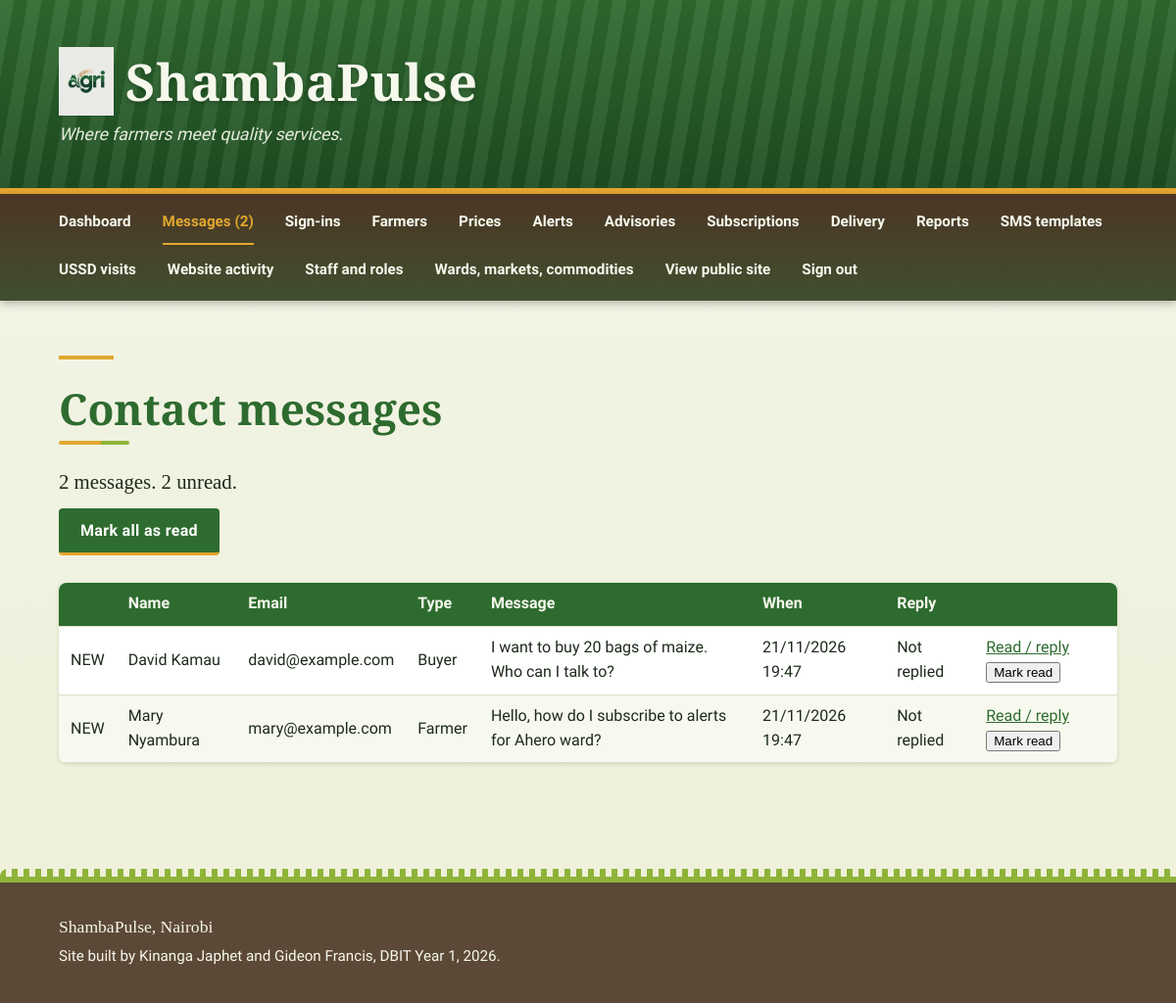
/admin/messages.php (signed in), run on the app's committed database.
### tables this page shows
CREATE TABLE message (
  message_id INT AUTO_INCREMENT PRIMARY KEY,
  full_name VARCHAR(80) NOT NULL,
  email VARCHAR(100) NOT NULL,
  type VARCHAR(30) NOT NULL DEFAULT 'Farmer',
  message TEXT NOT NULL,
  reply TEXT,
  replied_at TIMESTAMP NULL,
  is_read TINYINT(1) NOT NULL DEFAULT 0,
  created_at TIMESTAMP NOT NULL DEFAULT CURRENT_TIMESTAMP
);

### includes/bootstrap.php (called while the page is built, shortened)
<?php
function db(): PDO {
    static $pdo = null;
    if ($pdo === null) {
        $pdo = new PDO(
            'mysql:host=' . DB_HOST . ';dbname=' . DB_NAME . ';charset=utf8mb4',
            DB_USER, DB_PASS,
            [PDO::ATTR_ERRMODE => PDO::ERRMODE_EXCEPTION, PDO::ATTR_DEFAULT_FETCH_MODE => PDO::FETCH_ASSOC]
        );
        ensure_columns($pdo);
    }
    return $pdo;
}
function ensure_columns(PDO $pdo): void {
    foreach ([
        "ALTER TABLE message ADD COLUMN is_read TINYINT(1) NOT NULL DEFAULT 0",
        "ALTER TABLE farmer ADD COLUMN password_hash VARCHAR(255) NULL",
        "ALTER TABLE farmer ADD COLUMN last_login_at TIMESTAMP NULL",
        "ALTER TABLE farmer ADD COLUMN consent_at TIMESTAMP NULL",
        "ALTER TABLE price ADD COLUMN recorded_by INT NULL",
        "ALTER TABLE alert ADD COLUMN title VARCHAR(120) NOT NULL DEFAULT ''",
        "ALTER TABLE alert ADD COLUMN severity VARCHAR(10) NOT NULL DEFAULT 'info'",
        "ALTER TABLE alert ADD COLUMN ward VARCHAR(50) NOT NULL DEFAULT ''",
        "ALTER TABLE alert ADD COLUMN created_by INT NULL",
    ] as $sql) {
        try { $pdo->exec($sql); } catch (Throwable $e) {  }
    }
    ensure_doc_tables($pdo);
}
function ensure_doc_tables(PDO $pdo): void {
    foreach ($tables as $sql) {
        try { $pdo->exec($sql); } catch (Throwable $e) {  }
    }
    try {
        if ((int)($pdo->query("SELECT COUNT(*) FROM ward")->fetchColumn()) === 0) {
            $pdo->exec("INSERT INTO ward (name, lat, lon) VALUES ('Ahero', -0.1728, 34.9214), ('Awasi/Onjiko', -0.1833, 34.9833), ('East Kano/Wawidhi', -0.2167, 34.9667), ('Kabonyo/Kanyagwal', -0.2833, 34.9167), ('Kobura', -0.2333, 34.8333)");
        }
        if ((int)($pdo->query("SELECT COUNT(*) FROM market")->fetchColumn()) === 0) {
            $pdo->exec("INSERT INTO market (name, ward) VALUES ('Ahero', 'Ahero'), ('Awasi', 'Awasi/Onjiko'), ('Rabuor', 'Kobura'), ('Pap Onditi', 'East Kano/Wawidhi'), ('Nyando', 'Kabonyo/Kanyagwal'), ('Katito', 'East Kano/Wawidhi')");
        }
        if ((int)($pdo->query("SELECT COUNT(*) FROM commodity")->fetchColumn()) === 0) {
            $pdo->exec("INSERT INTO commodity (name, unit) VALUES ('Maize', '90kg bag'), ('Beans', '90kg bag'), ('Rice', '90kg bag'), ('Sorghum', '90kg bag'), ('Finger Millet', '90kg bag'), ('Groundnuts', 'kg'), ('Tomatoes', 'kg'), ('Onions', 'kg'), ('Sukuma Wiki', 'bunch'), ('Milk', 'litre'), ('Eggs', 'tray'), ('Live Chicken', 'bird'), ('Goat', 'animal'), ('Cattle', 'animal')");
        }
        if ((int)($pdo->query("SELECT COUNT(*) FROM staff")->fetchColumn()) === 0) {
            $st = $pdo->prepare("INSERT INTO staff (name, username, email, password_hash, role, ward) VALUES (?,?,?,?,?,?)");
            $st->execute(['ShambaPulse Admin', 'admin', 'admin@shambapulse.ke', password_hash('admin123', PASSWORD_DEFAULT), 'admin', '']);
            $st->execute(['Ahero Extension Officer', 'officer', 'officer@shambapulse.ke', password_hash('Officer123!', PASSWORD_DEFAULT), 'officer', 'Ahero']);
        }
        if ((int)($pdo->query("SELECT COUNT(*) FROM forecast")->fetchColumn()) === 0) seed_forecasts($pdo);
        if ((int)($pdo->query("SELECT COUNT(*) FROM advisory")->fetchColumn()) === 0) {
            $pdo->exec("INSERT INTO advisory (title, body_en, body_sw, ward, published_by) VALUES ('Planting after the rains', 'Plant maize within 3 days of the first heavy rain. Use certified seed and apply fertilizer after germination, not before the rain.', 'Panda mahindi ndani ya siku 3 baada ya mvua ya kwanza. Tumia mbegu bora na weka mbolea baada ya kumea, si kabla ya mvua.', 'Ahero', 2), ('Mulching during dry spells', 'Cover your crops with dry grass or leaves to keep soil moisture. Water early in the morning or late in the evening.', 'Funika mazao yako kwa majani makavu ili kuhifadhi unyevu. Mwagilia maji asubuhi na mapema au jioni.', 'Awasi/Onjiko', 2), ('Vaccinate livestock before the rains', 'Take goats and cattle for vaccination at the nearest veterinary point before the heavy rains start.', 'Peleka mbuzi na ngombe kwa chanjo kwenye kituo cha mifugo kabla ya mvua kubwa kuanza.', 'Kobura', 2)");
        }
        if ((int)($pdo->query("SELECT COUNT(*) FROM subscription")->fetchColumn()) === 0) {
            $pdo->exec("INSERT IGNORE INTO subscription (farmer_id, ward, channel, active) SELECT farmer_id, ward, 'sms', subscribed FROM farmer");
        }
    } catch (Throwable $e) {  }
}
function q(string $sql, array $params = []): array {
    $st = db()->prepare($sql);
    $st->execute($params);
    return $st->fetchAll();
}
function e(?string $s): string {
    return htmlspecialchars((string)$s, ENT_QUOTES, 'UTF-8');
}
function unread_message_count(): int {
    try {
        return (int)(q("SELECT COUNT(*) n FROM message WHERE is_read = 0")[0]['n'] ?? 0);
    } catch (Throwable $e) { return 0; }
}
    ?>

### admin/messages.php (the view, shortened to what this page needs)
<?php
require_once __DIR__ . '/_admin.php';
$rows = q('SELECT message_id, full_name, email, type, message, reply, replied_at, is_read, created_at FROM message ORDER BY message_id DESC');
?>
    <section class="page-intro">
        <h2>Contact messages</h2>
        <p><?= count($rows) ?> messages. <?= unread_message_count() ?> unread.</p>
        <form method="post"><input type="hidden" name="csrf" value="<?= e(csrf()) ?>"><button class="hero-button" type="submit" name="mark_all" value="1">Mark all as read</button></form>
    </section>
    <table><thead><tr><th></th><th>Name</th><th>Email</th><th>Type</th><th>Message</th><th>When</th><th>Reply</th><th></th></tr></thead><tbody>
<?php foreach ($rows as $r): ?>
        <tr>
            <td><?php if (!$r['is_read']): ?><span class="badge">NEW</span><?php endif; ?></td>
            <td><?= e($r['full_name']) ?></td><td><?= e($r['email']) ?></td><td><?= e($r['type']) ?></td>
            <td><?= e($r['message']) ?></td><td><?= e(date('d/m/Y H:i', strtotime($r['created_at']))) ?></td>
            <td><?= $r['replied_at'] ? 'Replied' : 'Not replied'; ?><?php if ($r['reply']) echo '<br>' . e($r['reply']); ?></td>
            <td><a href="reply-message.php?id=<?= (int)$r['message_id'] ?>">Read / reply</a>
            <?php if (!$r['is_read']): ?><form method="post" style="display:inline"><input type="hidden" name="csrf" value="<?= e(csrf()) ?>"><button type="submit" name="mark_read" value="<?= (int)$r['message_id'] ?>">Mark read</button></form><?php endif; ?></td>
        </tr>
<?php endforeach; ?>
    </tbody></table>

### css/style.css (style rules this page uses)
:root { --leaf: #2e6b2f; --leaf-dark: #1f4d22; --soil: #4a3322e2; --soil-dark: #404f2f; --grain: #e2a72e; --grain-dark: #c48d1c; --sprout: #8fb339; --field: #f3f5e8; --card: #ffffff; --ink: #1d2a1b; --ink-soft: #4d5a47; --font-head: 'Source Serif 4', Georgia, serif; --font-body: 'Source Sans 3', Arial, Helvetica, sans-serif; }
* { box-sizing: border-box; }
h1, h2, h3 { font-family: var(--font-head); font-weight: 600; line-height: 1.2; }
a { color: var(--leaf); }
body { margin: 0; color: var(--ink); line-height: 1.55; font-family: var(--font-body); background-color: var(--field); background-image: linear-gradient(180deg, #f3f5e8 0%, #eef0d9 100%); display: grid; grid-template-columns: minmax(0, 1fr) 18rem; grid-template-areas: "header header" "nav nav" "main aside" "footer footer"; }
.register-btn, .hero-button { display: inline-block; margin-top: 10px; padding: 13px 22px; background: var(--leaf); color: #fff; font-family: var(--font-body); font-size: 1rem; font-weight: 700; letter-spacing: 0.02em; text-decoration: none; border: 0; border-radius: 4px; border-bottom: 3px solid var(--grain); cursor: pointer; transition: background-color 0.2s ease, transform 0.2s ease; }
table { border-collapse: collapse; width: 100%; background: var(--card); }
th, td { padding: 0.6rem 0.75rem; text-align: left; border-bottom: 1px solid #d9dfc3; }
th { background-color: var(--leaf); color: #f6f8ec; }
tbody tr:nth-child(even) { background: #f7f9ee; }
body.inner { --page-pad: max(1.5rem, calc((100% - 70rem) / 2 + 1.25rem)); }
body.inner main h2 { position: relative; margin: 0 0 1.25rem; padding-bottom: 0.6rem; color: var(--leaf); font-size: clamp(1.6rem, 3vw, 2.1rem); }
body.inner main h2::after { content: ""; position: absolute; left: 0; bottom: 0; width: 4.5rem; height: 4px; background: linear-gradient(90deg, var(--grain) 0 60%, var(--sprout) 60% 100%); border-radius: 2px; }
body.inner main > section { margin-top: 3.5rem; }
body.inner .page-intro { max-width: 46rem; margin-top: 0; padding: 3.5rem 0 0.5rem; }
body.inner .page-intro::before { content: ""; display: block; width: 3.5rem; height: 4px; margin-bottom: 1.5rem; background: var(--grain); }
body.inner .page-intro h2 { font-size: clamp(2rem, 4.5vw, 2.75rem); }
body.inner .page-intro p { margin: 0; font-family: var(--font-head); font-size: clamp(1.1rem, 2vw, 1.3rem); line-height: 1.7; }
body.inner table { margin: 1.25rem 0; overflow: hidden; border-radius: 8px; box-shadow: 0 1px 4px rgba(46, 107, 47, 0.18); }

### data on the page
message: is_read "NEW", full_name "David Kamau", email "david@example.com", type "Buyer", message "I want to buy 20 bags of maize. Who can I talk to?", created_at "21/11/2026 19:47", shows "Not replied", $r['message_id'] 2 (drawn)
message: is_read "NEW", full_name "Mary Nyambura", email "mary@example.com", type "Farmer", message "Hello, how do I subscribe to alerts for Ahero ward?", created_at "21/11/2026 19:47", shows "Not replied", $r['message_id'] 1 (drawn)

### other printed values
$label "Dashboard"
$label "Messages (2)"
$label "Sign-ins"
$label "Farmers"
$label "Prices"
$label "Alerts"
$label "Advisories"
$label "Subscriptions"
$label "Delivery"
$label "Reports"
$label "SMS templates"
$label "USSD visits"
$label "Website activity"
$label "Staff and roles"
$label "Wards, markets, commodities"
